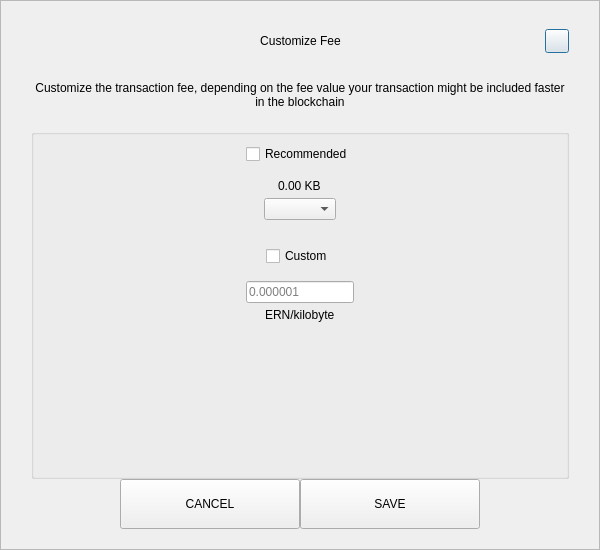
<?xml version="1.0" encoding="UTF-8"?>
<ui version="4.0">
 <class>SendCustomFeeDialog</class>
 <widget class="QDialog" name="SendCustomFeeDialog">
  <property name="geometry">
   <rect>
    <x>0</x>
    <y>0</y>
    <width>600</width>
    <height>550</height>
   </rect>
  </property>
  <property name="windowTitle">
   <string>Form</string>
  </property>
  <layout class="QVBoxLayout" name="verticalLayout_3">
   <property name="spacing">
    <number>0</number>
   </property>
   <property name="leftMargin">
    <number>0</number>
   </property>
   <property name="topMargin">
    <number>0</number>
   </property>
   <property name="rightMargin">
    <number>0</number>
   </property>
   <property name="bottomMargin">
    <number>0</number>
   </property>
   <item>
    <widget class="QFrame" name="frame">
     <property name="styleSheet">
      <string notr="true"/>
     </property>
     <property name="frameShape">
      <enum>QFrame::StyledPanel</enum>
     </property>
     <property name="frameShadow">
      <enum>QFrame::Raised</enum>
     </property>
     <layout class="QVBoxLayout" name="verticalLayout_2">
      <property name="spacing">
       <number>0</number>
      </property>
      <property name="leftMargin">
       <number>30</number>
      </property>
      <property name="topMargin">
       <number>20</number>
      </property>
      <property name="rightMargin">
       <number>30</number>
      </property>
      <property name="bottomMargin">
       <number>20</number>
      </property>
      <item>
       <layout class="QHBoxLayout" name="horizontalLayout_3">
        <property name="spacing">
         <number>0</number>
        </property>
        <item>
         <spacer name="horizontalSpacer_21">
          <property name="orientation">
           <enum>Qt::Horizontal</enum>
          </property>
          <property name="sizeHint" stdset="0">
           <size>
            <width>40</width>
            <height>20</height>
           </size>
          </property>
         </spacer>
        </item>
        <item>
         <widget class="QLabel" name="labelTitle">
          <property name="minimumSize">
           <size>
            <width>0</width>
            <height>40</height>
           </size>
          </property>
          <property name="maximumSize">
           <size>
            <width>16777215</width>
            <height>40</height>
           </size>
          </property>
          <property name="styleSheet">
           <string notr="true">padding-left:24px;</string>
          </property>
          <property name="text">
           <string>Customize Fee</string>
          </property>
          <property name="alignment">
           <set>Qt::AlignCenter</set>
          </property>
          <property name="margin">
           <number>7</number>
          </property>
         </widget>
        </item>
        <item>
         <spacer name="horizontalSpacer">
          <property name="orientation">
           <enum>Qt::Horizontal</enum>
          </property>
          <property name="sizeHint" stdset="0">
           <size>
            <width>40</width>
            <height>20</height>
           </size>
          </property>
         </spacer>
        </item>
        <item>
         <widget class="QPushButton" name="btnEsc">
          <property name="minimumSize">
           <size>
            <width>24</width>
            <height>24</height>
           </size>
          </property>
          <property name="maximumSize">
           <size>
            <width>24</width>
            <height>24</height>
           </size>
          </property>
          <property name="text">
           <string/>
          </property>
         </widget>
        </item>
       </layout>
      </item>
      <item>
       <spacer name="verticalSpacer_2">
        <property name="orientation">
         <enum>Qt::Vertical</enum>
        </property>
        <property name="sizeType">
         <enum>QSizePolicy::Fixed</enum>
        </property>
        <property name="sizeHint" stdset="0">
         <size>
          <width>20</width>
          <height>20</height>
         </size>
        </property>
       </spacer>
      </item>
      <item>
       <widget class="QLabel" name="labelMessage">
        <property name="text">
         <string>Customize the transaction fee, depending on the fee value your transaction might be included faster in the blockchain</string>
        </property>
        <property name="alignment">
         <set>Qt::AlignCenter</set>
        </property>
        <property name="wordWrap">
         <bool>true</bool>
        </property>
       </widget>
      </item>
      <item>
       <spacer name="verticalSpacer_3">
        <property name="orientation">
         <enum>Qt::Vertical</enum>
        </property>
        <property name="sizeType">
         <enum>QSizePolicy::Fixed</enum>
        </property>
        <property name="sizeHint" stdset="0">
         <size>
          <width>20</width>
          <height>20</height>
         </size>
        </property>
       </spacer>
      </item>
      <item>
       <widget class="QGroupBox" name="groupBox">
        <property name="title">
         <string/>
        </property>
        <layout class="QVBoxLayout" name="verticalLayout">
         <property name="leftMargin">
          <number>12</number>
         </property>
         <property name="rightMargin">
          <number>12</number>
         </property>
         <item>
          <layout class="QVBoxLayout" name="verticalLayout_4">
           <property name="spacing">
            <number>5</number>
           </property>
           <item alignment="Qt::AlignHCenter">
            <widget class="QCheckBox" name="checkBoxRecommended">
             <property name="text">
              <string>Recommended</string>
             </property>
            </widget>
           </item>
           <item>
            <spacer name="verticalSpacer_5">
             <property name="orientation">
              <enum>Qt::Vertical</enum>
             </property>
             <property name="sizeType">
              <enum>QSizePolicy::Fixed</enum>
             </property>
             <property name="sizeHint" stdset="0">
              <size>
               <width>20</width>
               <height>10</height>
              </size>
             </property>
            </spacer>
           </item>
           <item alignment="Qt::AlignHCenter">
            <widget class="QLabel" name="labelFee">
             <property name="text">
              <string>0.00 KB</string>
             </property>
            </widget>
           </item>
           <item alignment="Qt::AlignHCenter">
            <widget class="QComboBox" name="comboBoxRecommended"/>
           </item>
          </layout>
         </item>
         <item>
          <spacer name="verticalSpacer">
           <property name="orientation">
            <enum>Qt::Vertical</enum>
           </property>
           <property name="sizeType">
            <enum>QSizePolicy::Fixed</enum>
           </property>
           <property name="sizeHint" stdset="0">
            <size>
             <width>20</width>
             <height>20</height>
            </size>
           </property>
          </spacer>
         </item>
         <item>
          <layout class="QVBoxLayout" name="verticalLayout_5">
           <property name="spacing">
            <number>5</number>
           </property>
           <item alignment="Qt::AlignHCenter">
            <widget class="QCheckBox" name="checkBoxCustom">
             <property name="text">
              <string>Custom</string>
             </property>
            </widget>
           </item>
           <item>
            <spacer name="verticalSpacer_6">
             <property name="orientation">
              <enum>Qt::Vertical</enum>
             </property>
             <property name="sizeType">
              <enum>QSizePolicy::Fixed</enum>
             </property>
             <property name="sizeHint" stdset="0">
              <size>
               <width>20</width>
               <height>10</height>
              </size>
             </property>
            </spacer>
           </item>
           <item alignment="Qt::AlignHCenter">
            <widget class="QLineEdit" name="lineEditCustomFee">
             <property name="placeholderText">
              <string notr="true">0.000001</string>
             </property>
            </widget>
           </item>
           <item alignment="Qt::AlignHCenter">
            <widget class="QLabel" name="labelCustomFee">
             <property name="text">
              <string>ERN/kilobyte</string>
             </property>
            </widget>
           </item>
          </layout>
         </item>
         <item>
          <spacer name="verticalSpacer_4">
           <property name="orientation">
            <enum>Qt::Vertical</enum>
           </property>
           <property name="sizeHint" stdset="0">
            <size>
             <width>20</width>
             <height>40</height>
            </size>
           </property>
          </spacer>
         </item>
        </layout>
       </widget>
      </item>
      <item>
       <layout class="QHBoxLayout" name="horizontalLayout" stretch="1,2,2,1">
        <item>
         <spacer name="horizontalSpacer1">
          <property name="orientation">
           <enum>Qt::Horizontal</enum>
          </property>
          <property name="sizeHint" stdset="0">
           <size>
            <width>40</width>
            <height>20</height>
           </size>
          </property>
         </spacer>
        </item>
        <item>
         <widget class="QPushButton" name="btnCancel">
          <property name="minimumSize">
           <size>
            <width>180</width>
            <height>50</height>
           </size>
          </property>
          <property name="focusPolicy">
           <enum>Qt::NoFocus</enum>
          </property>
          <property name="text">
           <string>CANCEL</string>
          </property>
         </widget>
        </item>
        <item>
         <widget class="QPushButton" name="btnSave">
          <property name="minimumSize">
           <size>
            <width>180</width>
            <height>50</height>
           </size>
          </property>
          <property name="focusPolicy">
           <enum>Qt::NoFocus</enum>
          </property>
          <property name="text">
           <string>SAVE</string>
          </property>
         </widget>
        </item>
        <item>
         <spacer name="horizontalSpacer_2">
          <property name="orientation">
           <enum>Qt::Horizontal</enum>
          </property>
          <property name="sizeHint" stdset="0">
           <size>
            <width>40</width>
            <height>20</height>
           </size>
          </property>
         </spacer>
        </item>
       </layout>
      </item>
     </layout>
    </widget>
   </item>
  </layout>
 </widget>
 <resources/>
 <connections/>
</ui>
